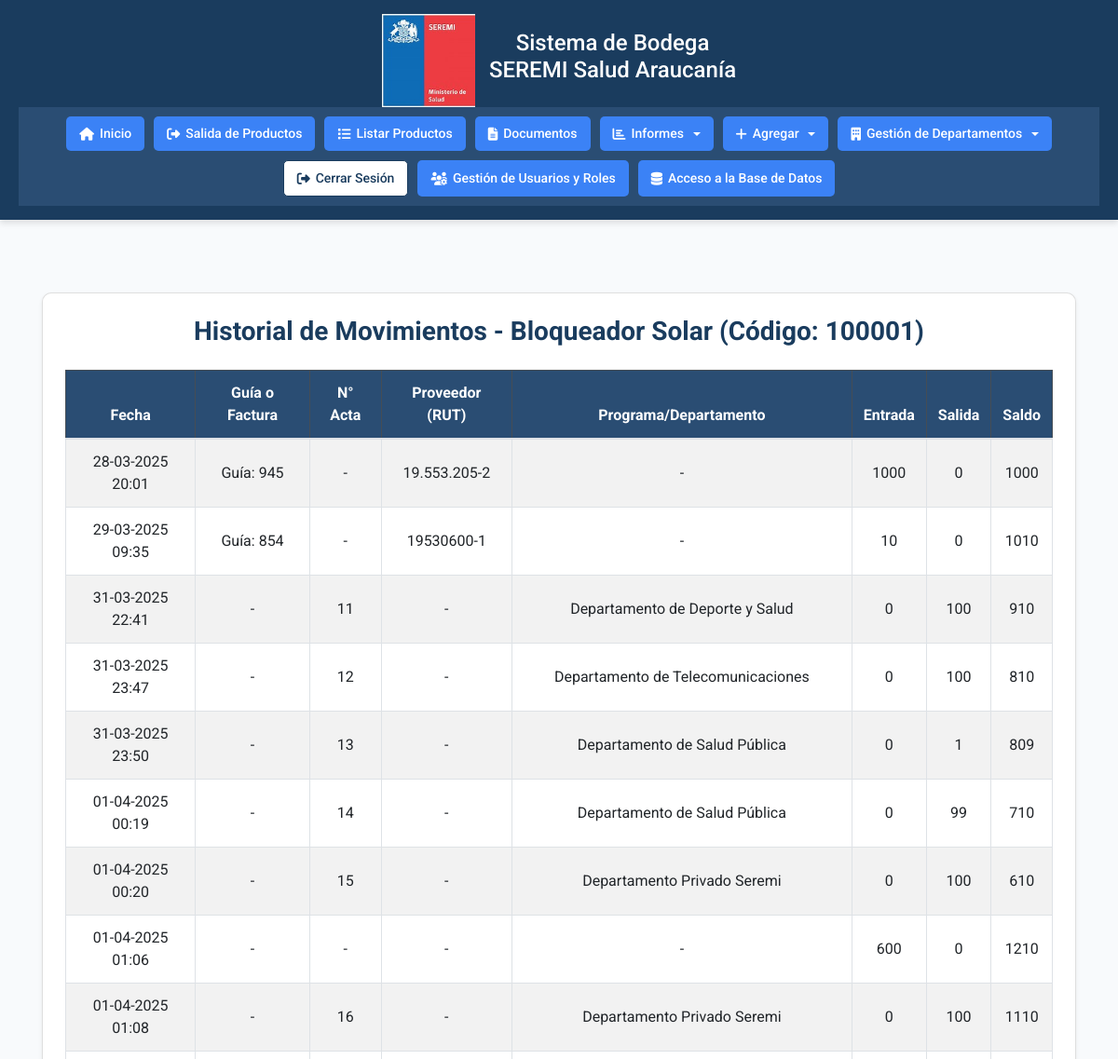
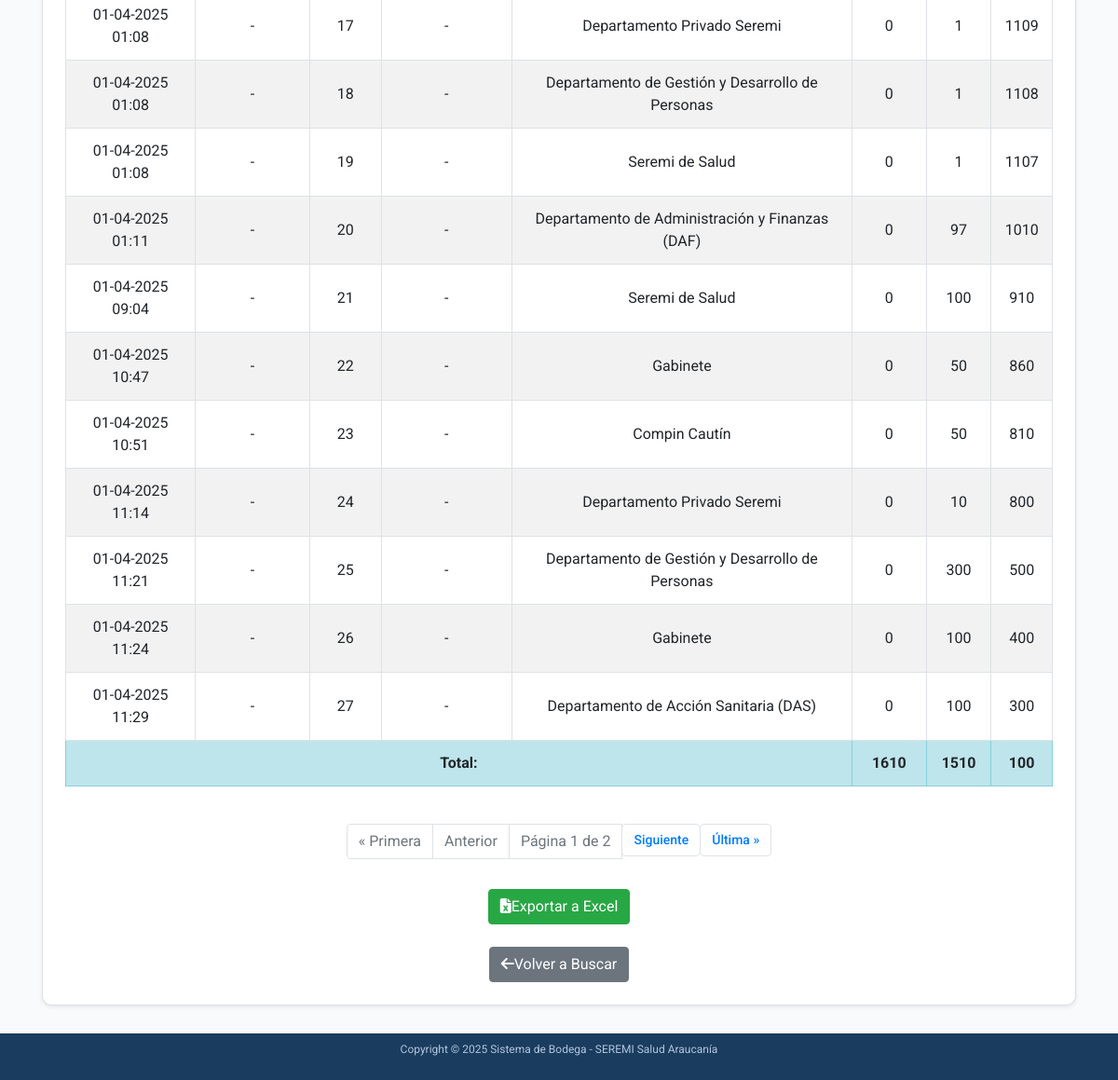
Page /accounts/bincard/historial/100001/ (signed in) on the committed database (2 pictures, top to bottom).
### accounts/models.py (models this page shows, shortened)
class Producto(models.Model):
    CATEGORIAS = [
        ('Insumos de Aseo', 'Insumos de Aseo'),
        ('Insumos de Escritorio', 'Insumos de Escritorio'),
        ('EPP', 'EPP'),
        ('Emergencias y Desastres', 'Emergencias y Desastres'),
        ('Folletería', 'Folletería'),
        ('Otros', 'Otros'),
    ]
    codigo_barra = models.CharField(max_length=50, unique=True)
    descripcion = models.CharField(max_length=200)
    stock = models.IntegerField(default=0)
    categoria = models.CharField(max_length=100, choices=CATEGORIAS, blank=True)
    rut_proveedor = models.CharField(max_length=12, blank=True)
    guia_despacho = models.CharField(max_length=50, blank=True)
    numero_factura = models.CharField(max_length=50, blank=True)
    orden_compra = models.CharField(max_length=50, blank=True)

class Transaccion(models.Model):
    TIPO_CHOICES = [
        ('entrada', 'Entrada'),
        ('salida', 'Salida'),
    ]
    producto = models.ForeignKey(Producto, on_delete=models.CASCADE)
    tipo = models.CharField(max_length=10, choices=TIPO_CHOICES)
    cantidad = models.IntegerField()
    fecha = models.DateTimeField(auto_now_add=True)
    rut_proveedor = models.CharField(max_length=12, blank=True)
    guia_despacho = models.CharField(max_length=50, blank=True)
    numero_factura = models.CharField(max_length=50, blank=True)
    orden_compra = models.CharField(max_length=50, blank=True)
    observacion = models.TextField(blank=True, null=True)
    acta_entrega = models.ForeignKey('ActaEntrega', on_delete=models.SET_NULL, null=True, blank=True)

class ActaEntrega(models.Model):
    numero_acta = models.IntegerField()
    departamento = models.CharField(max_length=100)
    responsable = models.CharField(max_length=100)
    fecha = models.DateTimeField(auto_now_add=True)
    producto = models.ForeignKey(Producto, on_delete=models.CASCADE)
    cantidad = models.IntegerField()
    generador = models.CharField(max_length=100)
    numero_siscom = models.CharField(max_length=50, blank=True, null=True)
    observacion = models.TextField(blank=True, null=True)
    class Meta:
        unique_together = ('numero_acta', 'producto')

### accounts/views.py (the view, shortened to what this page needs)
# urls.py: path('bincard/historial/<str:codigo_barra>/', views.bincard_historial, name='bincard-historial'),
@login_required
def bincard_historial(request, codigo_barra):
    limpiar_sesion_productos_salida(request)
    if not codigo_barra.isdigit():
        messages.error(request, 'El código de barra debe contener solo números.')
        return redirect('bincard-buscar')
    try:
        producto = Producto.objects.get(codigo_barra=codigo_barra)
    except Producto.DoesNotExist:
        messages.error(request, 'Producto no encontrado.')
        return redirect('bincard-buscar')
    transacciones = Transaccion.objects.filter(producto=producto).order_by('fecha')
    actas = ActaEntrega.objects.filter(producto=producto).order_by('fecha')
    eventos = []
    for transaccion in transacciones.filter(tipo='entrada'):
        guia_o_factura = transaccion.guia_despacho or transaccion.numero_factura or "-"
        if transaccion.guia_despacho:
            guia_o_factura = f"Guía: {transaccion.guia_despacho}"
        elif transaccion.numero_factura:
            guia_o_factura = f"Factura: {transaccion.numero_factura}"
        eventos.append({
            'tipo': 'entrada',
            'fecha': transaccion.fecha or datetime.now(pytz.UTC),  # Usar fecha actual si es NULL
            'guia_o_factura': guia_o_factura,
            'numero_acta': None,
            'rut_proveedor': transaccion.rut_proveedor or '-',
            'departamento': None,
            'entrada': transaccion.cantidad,
            'salida': 0,
        })
    for transaccion in transacciones.filter(tipo='salida'):
        if transaccion.acta_entrega:  # Solo incluir transacciones asociadas a un acta
            eventos.append({
                'tipo': 'salida',
                'fecha': transaccion.fecha or transaccion.acta_entrega.fecha or datetime.now(pytz.UTC),  # Usar fecha de la transacción, o del acta, o actual
                'guia_o_factura': "-",
                'numero_acta': transaccion.acta_entrega.numero_acta,
                'rut_proveedor': None,
                'departamento': transaccion.acta_entrega.departamento,
                'entrada': 0,
                'salida': transaccion.cantidad,
            })
    eventos.sort(key=lambda x: x['fecha'] or datetime.now(pytz.UTC))  # Asegurarse de que eventos sin fecha se ordenen al final
    saldo = 0
    movimientos = []
    for evento in eventos:
        if evento['tipo'] == 'entrada':
            saldo += evento['entrada']
        else:  # tipo == 'salida'
            saldo -= evento['salida']
        if saldo < 0:
            messages.error(request, f'Error: El saldo no puede ser negativo en la fecha {evento["fecha"]}. Contacte al administrador.')
            return redirect('bincard-buscar')
        evento['saldo'] = saldo
        movimientos.append(evento)
    total_entradas = sum(m['entrada'] for m in movimientos)
    total_salidas = sum(m['salida'] for m in movimientos)
    if saldo != producto.stock:
        messages.warning(request, f'Advertencia: El saldo calculado ({saldo}) no coincide con el stock actual del producto ({producto.stock}).')
        producto.stock = saldo
        producto.save()
        messages.info(request, f'El stock del producto ha sido corregido a {saldo} para que coincida con el saldo calculado.')
    page_obj = paginar_resultados(request, movimientos)
    return render(request, 'accounts/bincard_historial.html', {
        'producto': producto,
        'page_obj': page_obj,
        'total_entradas': total_entradas,
        'total_salidas': total_salidas,
    })

### accounts/views.py (called while the page is built)
def limpiar_sesion_productos_salida(request):
    if 'productos_salida' in request.session:
        del request.session['productos_salida']

def paginar_resultados(request, objetos, items_por_pagina=20):
    paginator = Paginator(objetos, items_por_pagina)
    page = request.GET.get('page')
    try:
        page_obj = paginator.page(page)
    except PageNotAnInteger:
        page_obj = paginator.page(1)
    except EmptyPage:
        page_obj = paginator.page(paginator.num_pages)
    return page_obj

### accounts/templates/accounts/bincard_historial.html (shortened to what this page needs)
{% extends 'accounts/home.html' %}
{% load static %}
{% block content %}
<div class="container mt-5">
    <div class="card shadow-sm p-4">
        <h2 class="text-center mb-4">Historial de Movimientos - {{ producto.descripcion }} (Código: {{ producto.codigo_barra }})</h2>
        {% if page_obj %}
            <div class="table-responsive">
                <table class="table table-bordered table-striped">
                    <thead class="table-dark">
                        <tr>
                            <th>Fecha</th>
                            <th>Guía o Factura</th>
                            <th>N° Acta</th>
                            <th>Proveedor (RUT)</th>
                            <th>Programa/Departamento</th>
                            <th>Entrada</th>
                            <th>Salida</th>
                            <th>Saldo</th>
                        </tr>
                    </thead>
                    <tbody>
                        {% for movimiento in page_obj %}
                            <tr>
                                <td>{{ movimiento.fecha|date:"d-m-Y H:i" }}</td>
                                <td>{{ movimiento.guia_o_factura }}</td>
                                <td>{{ movimiento.numero_acta|default:"-" }}</td>
                                <td>{{ movimiento.rut_proveedor|default:"-" }}</td>
                                <td>{{ movimiento.departamento|default:"-" }}</td>
                                <td>{{ movimiento.entrada|default:"0" }}</td>
                                <td>{{ movimiento.salida|default:"0" }}</td>
                                <td>{{ movimiento.saldo }}</td>
                            </tr>
                        {% empty %}
                            <tr>
                                <td colspan="8" class="text-center">No se encontraron movimientos para este producto.</td>
                            </tr>
                        {% endfor %}
                    </tbody>
                    <tfoot>
                        <tr class="table-info">
                            <td colspan="5" class="text-end"><strong>Total:</strong></td>
                            <td><strong>{{ total_entradas }}</strong></td>
                            <td><strong>{{ total_salidas }}</strong></td>
                            <td><strong>{{ producto.stock }}</strong></td>
                        </tr>
                    </tfoot>
                </table>
            </div>
            <nav aria-label="Paginación de movimientos">
                <ul class="pagination justify-content-center mt-4">
                    {% if page_obj.has_previous %}
                        <li class="page-item"><a class="page-link" href="?page=1">« Primera</a></li>
                        <li class="page-item"><a class="page-link" href="?page={{ page_obj.previous_page_number }}">Anterior</a></li>
                    {% else %}
                        <li class="page-item disabled"><span class="page-link">« Primera</span></li>
                        <li class="page-item disabled"><span class="page-link">Anterior</span></li>
                    {% endif %}
                    <li class="page-item disabled"><span class="page-link">Página {{ page_obj.number }} de {{ page_obj.paginator.num_pages }}</span></li>
                    {% if page_obj.has_next %}
                        <li class="page-item"><a class="page-link" href="?page={{ page_obj.next_page_number }}">Siguiente</a></li>
                        <li class="page-item"><a class="page-link" href="?page={{ page_obj.paginator.num_pages }}">Última »</a></li>
                    {% else %}
                        <li class="page-item disabled"><span class="page-link">Siguiente</span></li>
                        <li class="page-item disabled"><span class="page-link">Última »</span></li>
                    {% endif %}
                </ul>
            </nav>
            <form method="POST" action="{% url 'bincard-historial' producto.codigo_barra %}" class="text-center mt-3">
                <button type="submit" name="exportar_excel" class="btn btn-success">
                    <i class="fas fa-file-excel me-2"></i>Exportar a Excel
                </button>
            </form>
        {% else %}
            <div class="alert alert-info text-center">No se encontraron movimientos para este producto.</div>
        {% endif %}
        <div class="text-center mt-4">
            <a href="{% url 'bincard-buscar' %}" class="btn btn-secondary">
                <i class="fas fa-arrow-left me-2"></i>Volver a Buscar
            </a>
        </div>
    </div>
</div>
{% endblock %}

### accounts/templates/accounts/home.html (style rules this page uses)
* { margin: 0; padding: 0; box-sizing: border-box; font-family: 'Roboto', Arial, sans-serif; }
body { background-color: #f8fafc; display: flex; flex-direction: column; min-height: 100vh; }
nav { display: flex; justify-content: center; gap: 10px; flex-wrap: wrap; }
nav a, .nav-button { color: white; text-decoration: none; padding: 8px 14px; background-color: #3b82f6; border-radius: 5px; transition: background-color 0.3s ease, transform 0.1s ease; display: flex; align-items: center; gap: 6px; font-size: 14px; font-weight: 500; }
main h2 { color: #1a3c5e; font-size: 28px; font-weight: 700; margin-bottom: 10px; }

### accounts/templates/accounts/bincard_historial.html (style rules this page uses)
.card { border-radius: 10px; background-color: white; }
h2 { color: #1a3c5e; font-size: 28px; font-weight: 700; }
.table th, .table td { vertical-align: middle; text-align: center; }
.table-dark { background-color: #2a4d73; color: white; }
.table-info { background-color: #e7f3ff; }
.btn-success { background-color: #28a745; border-color: #28a745; }
.btn-secondary { background-color: #6c757d; border-color: #6c757d; }

### rows in the picture
Producto: descripcion "Bloqueador Solar", codigo_barra "100001", stock "100"
Transaccion: fecha "28-03-2025 20:01", rut_proveedor "19.553.205-2"
Transaccion: fecha "29-03-2025 09:35", rut_proveedor "19530600-1"
Transaccion: fecha "31-03-2025 22:41"
ActaEntrega: departamento "Departamento de Deporte y Salud"
Transaccion: fecha "31-03-2025 23:47"
ActaEntrega: departamento "Departamento de Telecomunicaciones"
Transaccion: fecha "31-03-2025 23:50"
ActaEntrega: departamento "Departamento de Salud Pública"
Transaccion: fecha "01-04-2025 00:19"
ActaEntrega: departamento "Departamento de Salud Pública"
Transaccion: fecha "01-04-2025 00:20"
ActaEntrega: departamento "Departamento Privado Seremi"
Transaccion: fecha "01-04-2025 01:06"
Transaccion: fecha "01-04-2025 01:08"
ActaEntrega: departamento "Departamento Privado Seremi"
Transaccion: fecha "01-04-2025 01:08"
ActaEntrega: departamento "Departamento Privado Seremi"
Transaccion: fecha "01-04-2025 01:08"
ActaEntrega: departamento "Departamento de Gestión y Desarrollo de Personas"
Transaccion: fecha "01-04-2025 01:08"
ActaEntrega: departamento "Seremi de Salud"
Transaccion: fecha "01-04-2025 01:11"
ActaEntrega: departamento "Departamento de Administración y Finanzas (DAF)"
Transaccion: fecha "01-04-2025 09:04"
ActaEntrega: departamento "Seremi de Salud"
Transaccion: fecha "01-04-2025 10:47"
ActaEntrega: departamento "Gabinete"
Transaccion: fecha "01-04-2025 10:51"
ActaEntrega: departamento "Compin Cautín"
Transaccion: fecha "01-04-2025 11:14"
ActaEntrega: departamento "Departamento Privado Seremi"
Transaccion: fecha "01-04-2025 11:21"
ActaEntrega: departamento "Departamento de Gestión y Desarrollo de Personas"
Transaccion: fecha "01-04-2025 11:24"
ActaEntrega: departamento "Gabinete"
Transaccion: fecha "01-04-2025 11:29"
ActaEntrega: departamento "Departamento de Acción Sanitaria (DAS)"

### other values in the picture
{{ movimiento.guia_o_factura }} "Guía: 945" "Guía: 854" "-" "-" "-" "-" "-" "-" "-" "-" "-" "-" "-" "-" "-" "-" "-" "-" "-" "-"
{{ movimiento.numero_acta|default:"-" }} "-" "-" "11" "12" "13" "14" "15" "-" "16" "17" "18" "19" "20" "21" "22" "23" "24" "25" "26" "27"
{{ movimiento.departamento|default:"-" }} "-" "-" "-"
{{ movimiento.entrada|default:"0" }} "1000" "10" "0" "0" "0" "0" "0" "600" "0" "0" "0" "0" "0" "0" "0" "0" "0" "0" "0" "0"
{{ movimiento.salida|default:"0" }} "0" "0" "100" "100" "1" "99" "100" "0" "100" "1" "1" "1" "97" "100" "50" "50" "10" "300" "100" "100"
{{ movimiento.saldo }} "1000" "1010" "910" "810" "809" "710" "610" "1210" "1110" "1109" "1108" "1107" "1010" "910" "860" "810" "800" "500" "400" "300"
{{ movimiento.rut_proveedor|default:"-" }} "-" "-" "-" "-" "-" "-" "-" "-" "-" "-" "-" "-" "-" "-" "-" "-" "-" "-"
{{ total_entradas }} "1610"
{{ total_salidas }} "1510"
{{ page_obj.number }} "1"
{{ page_obj.paginator.num_pages }} "2"
